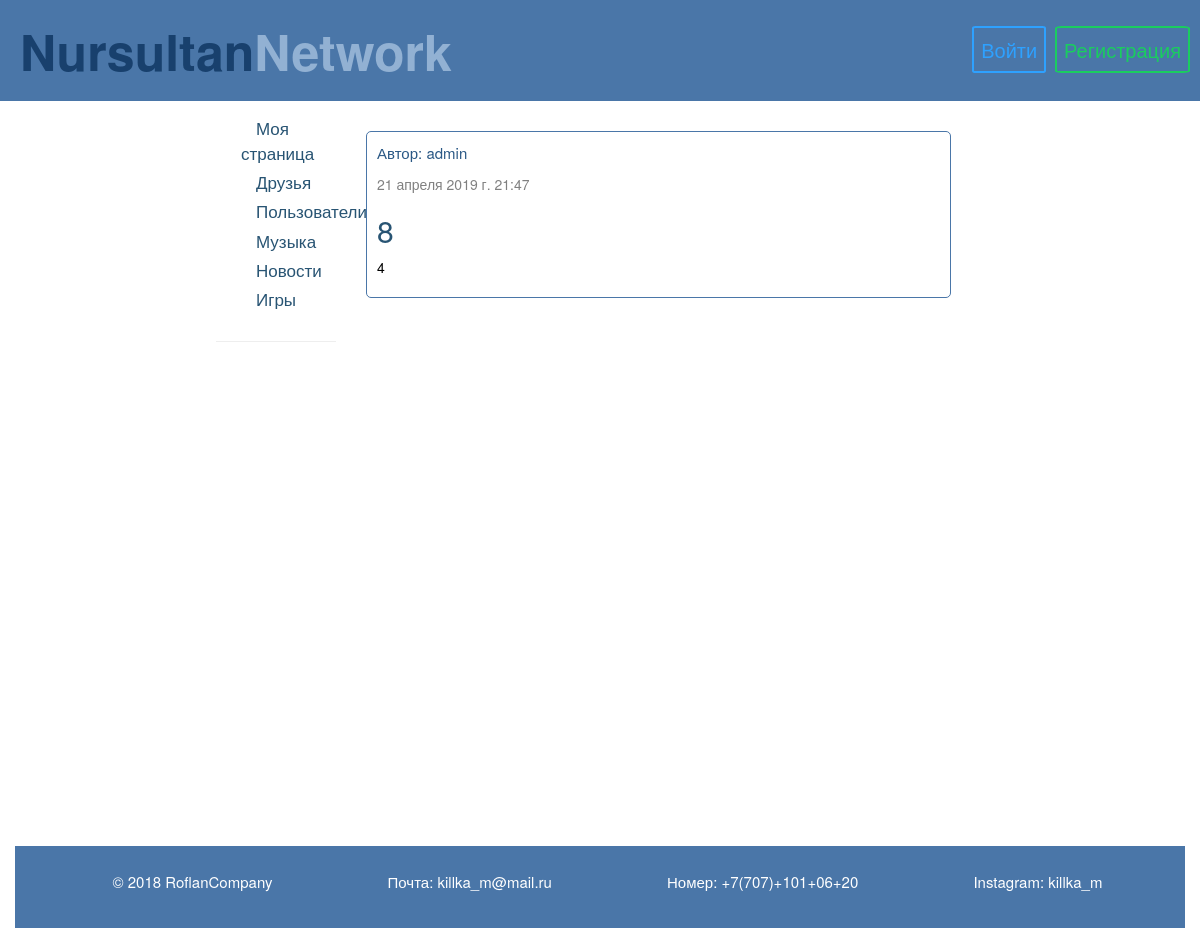
Screenshot of /feed/post/39/ with the database file from the repository.
### mysocial/models.py (models this page shows, shortened)
class Post(models.Model):
    author = models.ForeignKey(User, on_delete=models.CASCADE)
    title = models.CharField(max_length=200)
    image = models.ImageField(null=True, blank=True, width_field="width_field", height_field="height_field")
    height_field=models.IntegerField(default=330)
    width_field = models.IntegerField(default=330)
    text = models.TextField()
    created_date = models.DateTimeField(default=timezone.now)
    published_date = models.DateTimeField(blank=True, null=True)

### mysocial/views.py (the view)
# urls.py: path('feed/post/<int:pk>/', views.com_detail, name='com_detail'),
def com_detail(request, pk):
    post = get_object_or_404(Post, pk=pk)
    return render(request, 'mysocial/com_detail.html', {'post': post})

### mysocial/templates/mysocial/com_detail.html (shortened to what this page needs)
{% extends 'mysocial/base.html' %}
{% block content %}
    <div class="post">
        {% if post.published_date %}
            <div class="date">
                <p class="author"> Автор: {{ post.author}} <p style="oolor:gray;">{{ post.published_date }}</p></p>
            </div>
        {% endif %}
        <h2>{{ post.title }}</h2>
        <p style="color:black">{{ post.text|linebreaksbr }}</p>
    </div>
{% endblock %}

### social/static/css/css1.css (style rules this page uses)
body { background-color: white; }
.author { color:#2a5885; font-size: 15px; }
.date { color:gray; }
.post { padding: 10px; border:1px solid #4a76a8; margin-top: 20px; border-radius: 5px; color:#285473; width: 100%; position: relative; }
* { margin: 0; padding: 0; }

### rows the page displays
Post: author "admin", published_date "21 апреля 2019 г. 21:47", title "8", text "4"
